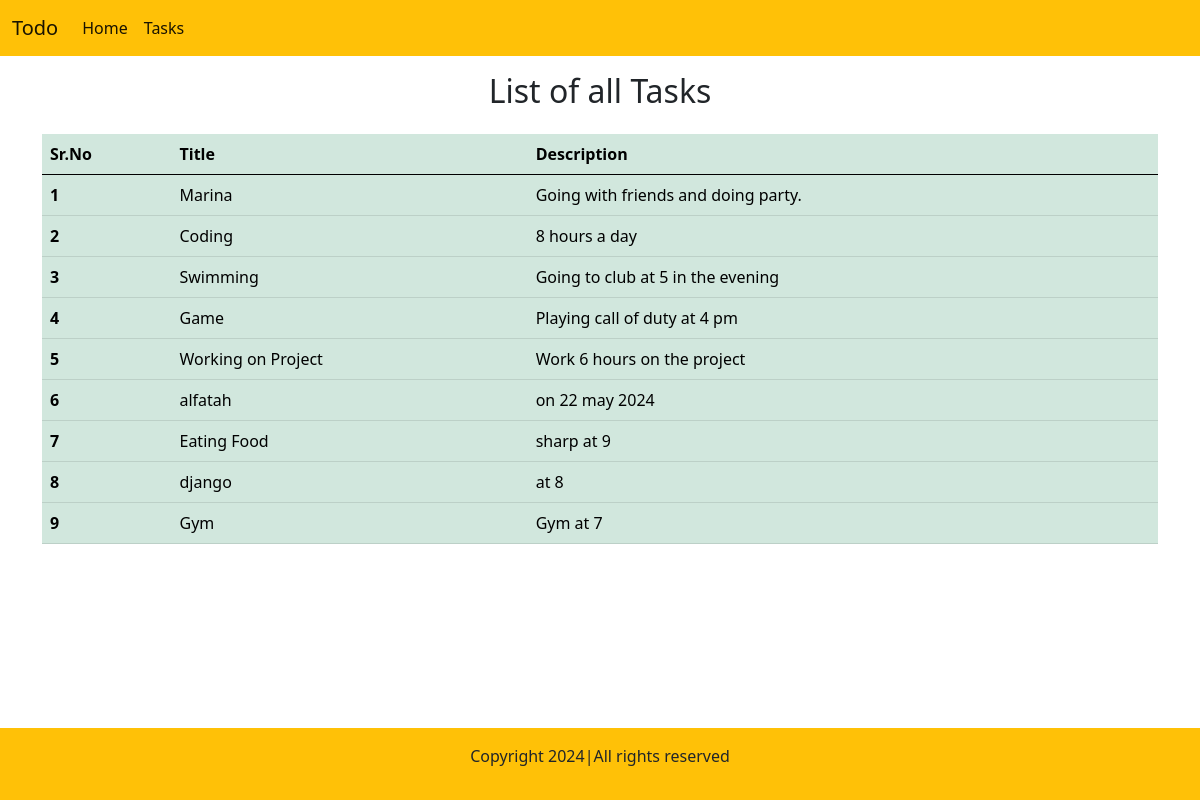
Page /task on the committed database.
### app/models.py (models this page shows, shortened)
class Todo(models.Model):
    title = models.CharField(max_length=200)
    description = models.CharField(max_length=3000)
    date = models.DateTimeField(auto_now_add=True)

### app/views.py (the view)
# urls.py: path('task', views.task, name='task'),
def task(request):
    allTask = Todo.objects.all()
    context = {'tasks':allTask}
    return render (request, 'task.html', context)

### templates/task.html (shortened to what this page needs)
<!doctype html>
<html lang="en">
  <head>
    <link href="https://cdn.jsdelivr.net/npm/bootstrap@5.0.2/dist/css/bootstrap.min.css" rel="stylesheet">
  </head>
  <nav class="navbar navbar-expand-lg navbar-light bg-warning">
    <div class="container-fluid">
      <a class="navbar-brand" href="/">Todo</a>
      <div class="collapse navbar-collapse" id="navbarSupportedContent">
        <ul class="navbar-nav me-auto mb-2 mb-lg-0">
          <li class="nav-item">
            <a class="nav-link active" aria-current="page" href="/">Home</a>
          </li>
      <div class="collapse navbar-collapse" id="navbarSupportedContent">
        <ul class="navbar-nav me-auto mb-2 mb-lg-0">
          <li class="nav-item">
            <a class="nav-link active" aria-current="page" href="task">Tasks</a>
          </li>
      </div>
    </div>
  </nav>
  <body>
    <div class="container">
        <h2 class="text-center py-3">List of all Tasks</h2>
    <table class="table caption-top table-success">
        <thead>
          <tr>
            <th scope="col">Sr.No</th>
            <th scope="col">Title</th>
            <th scope="col">Description</th>
          </tr>
        </thead>
        <tbody>
            {% for task in tasks reversed %}
          <tr>
            <th scope="row">{{forloop.counter}}</th>
            <td>{{task.title}}</td>
            <td>{{task.description}}</td>
          </tr>
          {% endfor %}
        </tbody>
      </table>
    </div>
    <footer class="bg-warning text-center py-3 fixed-bottom">
        <p>Copyright 2024|All rights reserved</p>
    </footer>
  </body>
</html>

### rows in the picture
Todo: title "Marina", description "Going with friends and doing party."
Todo: title "Coding", description "8 hours a day"
Todo: title "Swimming", description "Going to club at 5 in the evening"
Todo: title "Game", description "Playing call of duty at 4 pm"
Todo: title "Working on Project", description "Work 6 hours on the project"
Todo: title "alfatah", description "on 22 may 2024"
Todo: title "Eating Food", description "sharp at 9"
Todo: title "django", description "at 8"
Todo: title "Gym", description "Gym at 7"
